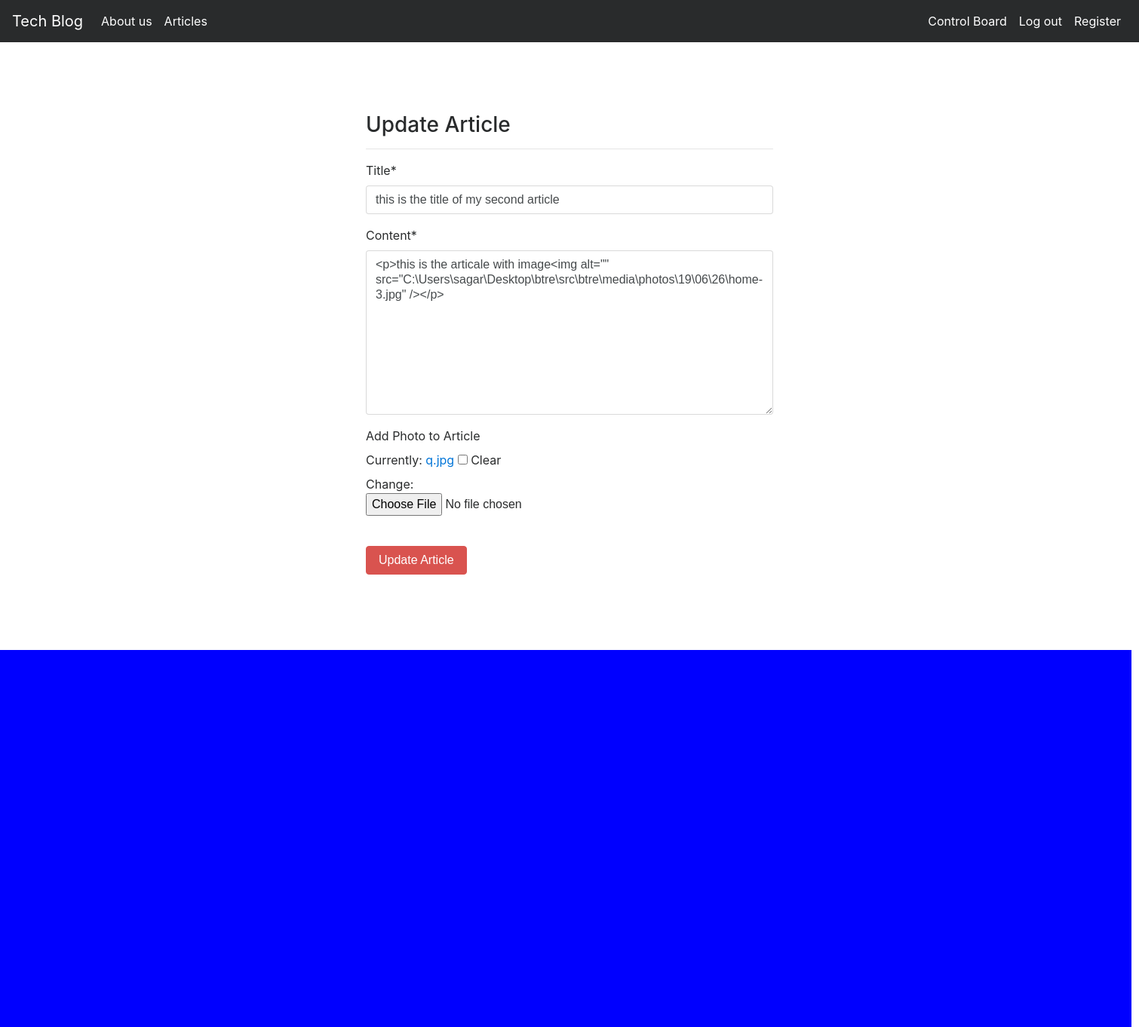
The page /articles/update/2 (signed in) on the database its author committed.
### article/models.py (models this page shows, shortened)
class Article(models.Model):
    author = models.ForeignKey("auth.User",on_delete = models.CASCADE,verbose_name = "Author ")
    title = models.CharField(max_length = 50,verbose_name = "Title")
    content = RichTextField()
    created_date = models.DateTimeField(auto_now_add=True,verbose_name="Creation Date")
    article_image = models.FileField(blank = True,null = True,verbose_name="Add Photo to Article")
    class Meta:
        ordering = ['-created_date']

### article/views.py (the view)
# urls.py: path('update/<int:id>',views.updateArticle,name = "update"),
@login_required(login_url = "user:login")
def updateArticle(request,id):
    article = get_object_or_404(Article,id = id)
    form = ArticleForm(request.POST or None,request.FILES or None,instance = article)
    if form.is_valid():
        article = form.save(commit=False)
        article.author = request.user
        article.save()
        messages.success(request,"Article successfully updated")
        return redirect("article:dashboard")
    return render(request,"update.html",{"form":form})

### article/forms.py
class ArticleForm(forms.ModelForm):
    class Meta:
        model = Article
        fields = ["title","content","article_image"]

### templates/update.html (shortened to what this page needs)
{% extends "layout.html" %}
{% block body %}
{% load crispy_forms_tags %}
<div class="row">
    <div class="col-md-6 offset-md-3">
        <h3>Update Article</h3>
        <hr>
        <form method = "post" enctype="multipart/form-data">
            {{form|crispy}}
            <br>
            <button type = "submit" class = "btn btn-danger">Update Article</button>
        </form>
    </div>
  </div>
{% endblock body %}

### rows shown on the page
Article: title "this is the title of my second article", content "<p>this is the articale with image<img alt=\"\" src=\"C:\\Users\\sagar\\Desktop\\btre\\src\\btre\\media\\photos\\19\\06\\26\\home-3.jpg\" /></p>"
